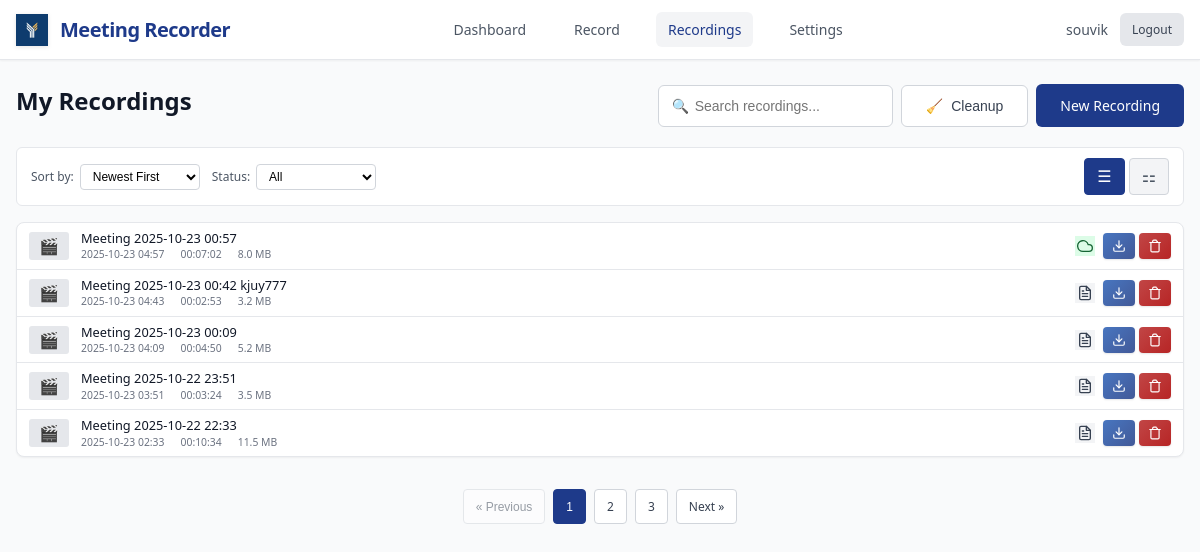
The page /recordings (signed in) on the database as committed earlier.
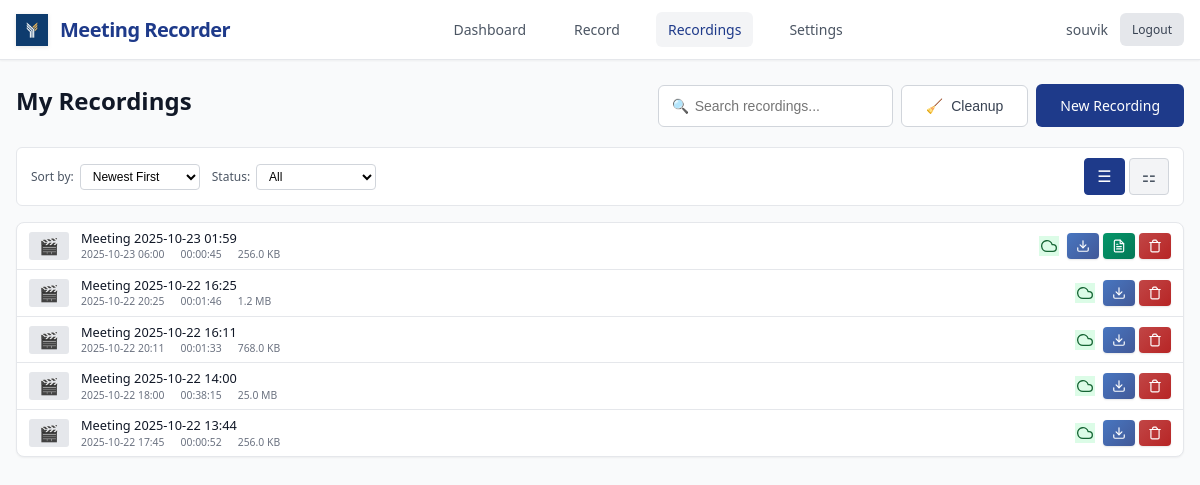
The same page on the database as committed later.
### models.py (models this page shows, shortened)
class User(UserMixin, db.Model):
    id = db.Column(db.Integer, primary_key=True)
    username = db.Column(db.String(80), unique=True, nullable=False)
    email = db.Column(db.String(120), unique=True, nullable=False)
    password_hash = db.Column(db.String(128))
    created_at = db.Column(db.DateTime, default=datetime.utcnow)
    is_active = db.Column(db.Boolean, default=True)
    default_monitor = db.Column(db.String(200))  # Default monitor for recordings
    auto_delete_days = db.Column(db.Integer, default=30)  # Auto-delete recordings after N days
    recordings = db.relationship('Recording', backref='user', lazy=True)

class Recording(db.Model):
    id = db.Column(db.Integer, primary_key=True)
    title = db.Column(db.String(200), nullable=False)
    filename = db.Column(db.String(255), nullable=False)
    file_path = db.Column(db.String(500), nullable=False)
    file_size = db.Column(db.BigInteger, default=0)  # in bytes
    duration = db.Column(db.Integer, default=0)  # in seconds
    created_at = db.Column(db.DateTime, default=datetime.utcnow)
    started_at = db.Column(db.DateTime)
    ended_at = db.Column(db.DateTime)
    monitor_name = db.Column(db.String(200))
    resolution = db.Column(db.String(50))  # e.g., "1920x1080"
    uploaded = db.Column(db.Boolean, default=False)
    upload_url = db.Column(db.String(500))
    user_id = db.Column(db.Integer, db.ForeignKey('user.id'), nullable=False)
    status = db.Column(db.String(50), default='completed')  # recording, processing, completed, failed
    @property
    def duration_formatted(self):
        if not self.duration:
            return "00:00:00"
        hours = self.duration // 3600
        minutes = (self.duration % 3600) // 60
        seconds = self.duration % 60
        return f"{hours:02d}:{minutes:02d}:{seconds:02d}"
    @property
    def file_size_formatted(self):
        if not self.file_size:
            return "0 B"
        size = self.file_size  # Work with a copy to avoid modifying the actual value
        for unit in ['B', 'KB', 'MB', 'GB']:
            if size < 1024:
                return f"{size:.1f} {unit}"
            size /= 1024
        return f"{size:.1f} TB"
    @property
    def sync_status(self):
        if self.uploaded:
            return "Synced"
        elif self.status == "failed":
            return "Failed"
        elif self.status == "processing":
            return "Processing"
        else:
            return "Local Only"
    @property
    def sync_status_class(self):
        status = self.sync_status
        if status == "Synced":
            return "status-synced"
        elif status == "Failed":
            return "status-failed"
        elif status == "Processing":
            return "status-processing"
        else:
            return "status-local"
    @property
    def resolved_file_path(self):
        if not self.file_path:
            return None
        current_dir = os.path.dirname(os.path.abspath(__file__))
        if os.path.isabs(self.file_path):
            filename = os.path.basename(self.file_path)
        else:
            filename = self.file_path
        resolved_path = os.path.join(current_dir, 'recordings', filename)
        return resolved_path
    @property
    def transcript_path(self):
        current_dir = os.path.dirname(os.path.abspath(__file__))
        recordings_dir = os.path.join(current_dir, 'recordings')
        safe_title = "".join(c for c in self.title if c.isalnum() or c in (' ', '-', '_')).rstrip()
        transcript_filename = f"{safe_title}_transcript.txt"
        transcript_path = os.path.join(recordings_dir, transcript_filename)
        if os.path.exists(transcript_path):
            return transcript_path
        resolved_path = self.resolved_file_path
        if resolved_path:
            old_transcript_path = os.path.splitext(resolved_path)[0] + '_transcript.txt'
            if os.path.exists(old_transcript_path):
                return old_transcript_path
        return transcript_path
    @property
    def has_transcript(self):
        transcript_path = self.transcript_path
        return transcript_path and os.path.exists(transcript_path)

### app.py (the view)
@app.route('/recordings')
@login_required
def recordings():
    page = request.args.get('page', 1, type=int)
    recordings = Recording.query.filter_by(user_id=current_user.id)\
        .order_by(Recording.created_at.desc())\
        .paginate(page=page, per_page=5, error_out=False)
    return render_template('recordings.html', recordings=recordings)

### app.py (called while the page is built)
@login_manager.user_loader
def load_user(user_id):
    return User.query.get(int(user_id))

### templates/recordings.html (shortened to what this page needs)
{% extends "base.html" %}
{% block content %}
<div class="page-header">
    <h1 class="page-title">My Recordings</h1>
    <div class="header-actions">
        <div class="search-box">
            <span class="search-icon">🔍</span>
            <input type="text" class="search-input" placeholder="Search recordings...">
        </div>
        <button onclick="cleanupOrphanedRecordings()" class="btn-secondary" title="Remove database entries without files">
            <span>🧹</span>
            Cleanup
        </button>
        <a href="/record" class="btn-primary">
            New Recording
        </a>
    </div>
</div>
<div class="filters">
    <div class="filter-group">
        <label class="filter-label">Sort by:</label>
        <select class="filter-select">
            <option value="date_desc">Newest First</option>
        </select>
    </div>
    <div class="filter-group">
        <label class="filter-label">Status:</label>
        <select class="filter-select">
            <option value="all">All</option>
        </select>
    </div>
    <div class="view-toggles">
        <button class="view-toggle-btn active" onclick="setView('list')" title="List View">
            <span>☰</span>
        </button>
        <button class="view-toggle-btn" onclick="setView('grid')" title="Grid View">
            <span>⚏</span>
        </button>
    </div>
</div>
{% if recordings.items %}
    <div class="recordings-list active">
        {% for recording in recordings.items %}
        <div class="list-item" onclick="playRecording('{{ recording.id }}', event)">
            <div class="list-thumbnail">
                {% if recording.file_path %}
                    🎬
                {% else %}
                    📹
                {% endif %}
            </div>
            <div class="list-info">
                <div class="list-title">{{ recording.title }}</div>
                <div class="list-meta">
                    <span>{{ recording.created_at.strftime('%Y-%m-%d %H:%M') }}</span>
                    <span>{{ recording.duration_formatted }}</span>
                    <span>{{ recording.file_size_formatted }}</span>
                </div>
            </div>
            <div class="list-actions">
                <span class="status-icon {{ recording.sync_status_class }}" title="{{ recording.sync_status }}">
                {% if recording.sync_status == 'Synced' %}
                    <svg width="16" height="16" viewBox="0 0 24 24" fill="none" stroke="currentColor" stroke-width="2" stroke-linecap="round" stroke-linejoin="round">
                        <path d="M18 10h-1.26A8 8 0 1 0 9 20h9a5 5 0 0 0 0-10z"/>
                    </svg>
                {% elif recording.sync_status == 'Completed' %}
                    <svg width="16" height="16" viewBox="0 0 24 24" fill="none" stroke="currentColor" stroke-width="2" stroke-linecap="round" stroke-linejoin="round">
                        <polyline points="20,6 9,17 4,12"/>
                    </svg>
                {% elif recording.sync_status == 'Processing' %}
                    <svg width="16" height="16" viewBox="0 0 24 24" fill="none" stroke="currentColor" stroke-width="2" stroke-linecap="round" stroke-linejoin="round" style="animation: spin 1s linear infinite;">
                        <path d="M21 12a9 9 0 11-6.219-8.56"/>
                    </svg>
                {% elif recording.sync_status == 'Failed' %}
                    <svg width="16" height="16" viewBox="0 0 24 24" fill="none" stroke="currentColor" stroke-width="2" stroke-linecap="round" stroke-linejoin="round">
                        <circle cx="12" cy="12" r="10"/>
                        <line x1="15" y1="9" x2="9" y2="15"/>
                        <line x1="9" y1="9" x2="15" y2="15"/>
                    </svg>
                {% endif %}
                </span>
                <a href="{{ url_for('download_recording', recording_id=recording.id) }}"
                   class="download-btn"
                   onclick="event.stopPropagation()"
                   title="Download video">
                    <svg width="16" height="16" viewBox="0 0 24 24" fill="none" stroke="currentColor" stroke-width="2" stroke-linecap="round" stroke-linejoin="round">
                        <path d="M21 15v4a2 2 0 0 1-2 2H5a2 2 0 0 1-2-2v-4"/>
                        <polyline points="7,10 12,15 17,10"/>
                        <line x1="12" y1="15" x2="12" y2="3"/>
                    </svg>
                </a>
                {% if recording.has_transcript %}
                <a href="{{ url_for('download_transcript', recording_id=recording.id) }}"
                   class="download-btn transcript-btn"
                   onclick="event.stopPropagation()"
                   title="Download transcript">
                </a>
                {% endif %}
                <button class="delete-btn"
                        onclick="deleteRecording({{ recording.id }}, '{{ recording.title }}')"
                        title="Delete recording">
                    <svg width="16" height="16" viewBox="0 0 24 24" fill="none" stroke="currentColor" stroke-width="2" stroke-linecap="round" stroke-linejoin="round">
                        <path d="M3 6h18"/>
                        <path d="M19 6v14c0 1-1 2-2 2H7c-1 0-2-1-2-2V6"/>
                        <path d="M8 6V4c0-1 1-2 2-2h4c0 1 1 2 2 2v2"/>
                    </svg>
                </button>
            </div>
        </div>
        {% endfor %}
    </div>
    {% if recordings.pages > 1 %}
    <div class="pagination">
        {% set args_without_page = request.args.copy() %}
        {% set _ = args_without_page.pop('page', None) %}
        {% if recordings.has_prev %}
            <a href="{{ url_for('recordings', page=recordings.prev_num, **args_without_page) }}" class="pagination-btn">« Previous</a>
        {% else %}
            <button class="pagination-btn" disabled>« Previous</button>
        {% endif %}
        {% for page_num in recordings.iter_pages() %}
            {% if page_num %}
                {% if page_num != recordings.page %}
                    <a href="{{ url_for('recordings', page=page_num, **args_without_page) }}" class="pagination-btn">{{ page_num }}</a>
                {% else %}
                    <button class="pagination-btn active">{{ page_num }}</button>
                {% endif %}
            {% else %}
                <span class="pagination-btn">...</span>
            {% endif %}
        {% endfor %}
        {% if recordings.has_next %}
            <a href="{{ url_for('recordings', page=recordings.next_num, **args_without_page) }}" class="pagination-btn">Next »</a>
        {% else %}
            <button class="pagination-btn" disabled>Next »</button>
        {% endif %}
    </div>
    {% endif %}
{% else %}
    <div class="empty-state">
        <div class="empty-icon">📹</div>
        <div class="empty-title">No recordings found</div>
        <p>You haven't created any recordings yet. Start by recording your first meeting!</p>
    </div>
{% endif %}
{% endblock %}

### templates/base.html (shortened to what this page needs)
<!DOCTYPE html>
<html lang="en">
<head>
</head>
<body>
    <header class="header">
        <div class="header-content">
            <a href="{{ url_for('dashboard') }}" class="logo">
                <img src="{{ url_for('static', filename='image.png') }}" alt="FYE Labs" class="logo-image">
                <span class="logo-text">Meeting Recorder</span>
            </a>
            <nav class="nav-menu">
                <a href="{{ url_for('dashboard') }}" class="nav-link {% if request.endpoint == 'dashboard' %}active{% endif %}">Dashboard</a>
                <a href="{{ url_for('record') }}" class="nav-link {% if request.endpoint == 'record' %}active{% endif %}">Record</a>
                <a href="{{ url_for('recordings') }}" class="nav-link {% if request.endpoint == 'recordings' %}active{% endif %}">Recordings</a>
                <a href="{{ url_for('settings') }}" class="nav-link {% if request.endpoint == 'settings' %}active{% endif %}">Settings</a>
            </nav>
            <div class="user-menu">
                <span class="user-info">{{ current_user.username }}</span>
                <a href="/logout" class="logout-btn">Logout</a>
            </div>
        </div>
    </header>
    <main class="container">
        {% block content %}{% endblock %}
    </main>
</body>
</html>

### templates/recordings.html (style rules this page uses)
.page-header { display: flex; justify-content: space-between; align-items: flex-start; margin-bottom: 1.25rem; gap: 0.75rem; }
.header-actions { display: flex; gap: 0.5rem; align-items: center; flex-wrap: wrap; }
.search-box { position: relative; display: flex; align-items: center; min-width: 200px; }
.search-icon { position: absolute; left: 0.875rem; color: var(--gray-400); font-size: 0.875rem; z-index: 1; }
.search-input { width: 100%; padding: 0.75rem 1rem 0.75rem 2.25rem; border: 1px solid var(--gray-300); border-radius: 6px; font-size: 0.875rem; font-weight: 500; transition: border-color 0.2s; height: auto; box-sizing: border-box; }
.filters { display: flex; gap: 0.75rem; align-items: center; margin-bottom: 1rem; padding: 0.625rem 0.875rem; background: white; border: 1px solid var(--gray-200); border-radius: 6px; flex-wrap: wrap; }
.filter-group { display: flex; align-items: center; gap: 0.375rem; }
.filter-label { font-size: 0.75rem; font-weight: 500; color: var(--gray-600); white-space: nowrap; }
.filter-select { padding: 0.25rem 0.5rem; border: 1px solid var(--gray-300); border-radius: 4px; font-size: 0.75rem; background: white; min-width: 120px; }
.view-toggles { margin-left: auto; display: flex; gap: 0.25rem; }
.view-toggle-btn { padding: 0.5rem 0.75rem; background: var(--gray-100); border: 1px solid var(--gray-300); border-radius: 4px; cursor: pointer; font-size: 1rem; transition: all 0.2s; color: var(--gray-600); display: inline-flex; align-items: center; justify-content: center; min-width: 2.5rem; }
.view-toggle-btn.active { background: var(--primary-blue); border-color: var(--primary-blue); color: white; }
.recordings-list { background: white; border: 1px solid var(--gray-200); border-radius: 8px; overflow: hidden; box-shadow: var(--shadow-sm); display: block; }
.list-item { display: flex; align-items: center; padding: 0.5rem 0.75rem; border-bottom: 1px solid var(--gray-200); cursor: pointer; transition: background-color 0.2s; }
.list-item:last-child { border-bottom: none; }
.list-thumbnail { width: 40px; height: 28px; background: var(--gray-200); border-radius: 3px; margin-right: 0.75rem; display: flex; align-items: center; justify-content: center; color: var(--gray-400); font-size: 1rem; flex-shrink: 0; }
.list-info { flex: 1; min-width: 0; }
.list-title { font-size: 0.8rem; font-weight: 500; color: var(--gray-900); margin-bottom: 0.125rem; overflow: hidden; text-overflow: ellipsis; white-space: nowrap; line-height: 1.2; }
.list-meta { display: flex; gap: 1rem; font-size: 0.65rem; color: var(--gray-500); line-height: 1.2; }
.list-actions { display: flex; gap: 0.25rem; align-items: center; flex-shrink: 0; }
.list-actions .status-icon { display: flex; align-items: center; margin-right: 0.25rem; padding: 0.125rem; }
.status-completed, .status-synced, .sync-status-synced { color: #166534; }
.download-btn, .delete-btn { padding: 0.375rem 0.5rem; border-radius: 5px; font-size: 0.625rem; text-decoration: none; border: none; cursor: pointer; transition: all 0.2s; display: inline-flex; align-items: center; gap: 0.25rem; font-weight: 500; box-shadow: 0 1px 2px rgba(0, 0, 0, 0.1); }
.download-btn { background: linear-gradient(135deg, #4876c0ff, #425998ff); color: white; }
.transcript-btn { background: linear-gradient(135deg, #059669, #047857) !important; }
.delete-btn { background: linear-gradient(135deg, #c14646ff, #b72525ff); color: white; }
.list-actions .download-btn, .list-actions .delete-btn { padding: 0.375rem; gap: 0; min-width: 32px; justify-content: center; border-radius: 4px; }
.list-actions .download-btn svg, .list-actions .delete-btn svg { width: 14px; height: 14px; }
.download-btn svg, .delete-btn svg { flex-shrink: 0; }

Rows that differ between the two databases and show on the page:
removed Recording: title "Meeting 2025-10-23 00:57", created_at "2025-10-23 04:57", duration_formatted "00:07:02", file_size_formatted "8.0 MB", uploaded True (drawn)
removed Recording: title "Meeting 2025-10-23 00:42 kjuy777", created_at "2025-10-23 04:43", duration_formatted "00:02:53", file_size_formatted "3.2 MB", uploaded False (drawn)
removed Recording: title "Meeting 2025-10-23 00:09", created_at "2025-10-23 04:09", duration_formatted "00:04:50", file_size_formatted "5.2 MB", uploaded False (drawn)
removed Recording: title "Meeting 2025-10-22 23:51", created_at "2025-10-23 03:51", duration_formatted "00:03:24", file_size_formatted "3.5 MB", uploaded False (drawn)
removed Recording: title "Meeting 2025-10-22 22:33", created_at "2025-10-23 02:33", duration_formatted "00:10:34", file_size_formatted "11.5 MB", uploaded False (drawn)
now on this page (row edited): Recording: title "Meeting 2025-10-23 01:59", created_at "2025-10-23 06:00", duration_formatted "00:00:45", file_size_formatted "256.0 KB", uploaded True (drawn)
now on this page (row unchanged): Recording: title "Meeting 2025-10-22 16:25", created_at "2025-10-22 20:25", duration_formatted "00:01:46", file_size_formatted "1.2 MB", uploaded True (drawn)
now on this page (row unchanged): Recording: title "Meeting 2025-10-22 16:11", created_at "2025-10-22 20:11", duration_formatted "00:01:33", file_size_formatted "768.0 KB", uploaded True (drawn)
now on this page (row unchanged): Recording: title "Meeting 2025-10-22 14:00", created_at "2025-10-22 18:00", duration_formatted "00:38:15", file_size_formatted "25.0 MB", uploaded True (drawn)
now on this page (row unchanged): Recording: title "Meeting 2025-10-22 13:44", created_at "2025-10-22 17:45", duration_formatted "00:00:52", file_size_formatted "256.0 KB", uploaded True (drawn)
Other text that changed with them:
text no longer shown: "« Previous Next »"
list line gone: "1"
list line gone: "2"
list line gone: "3"
